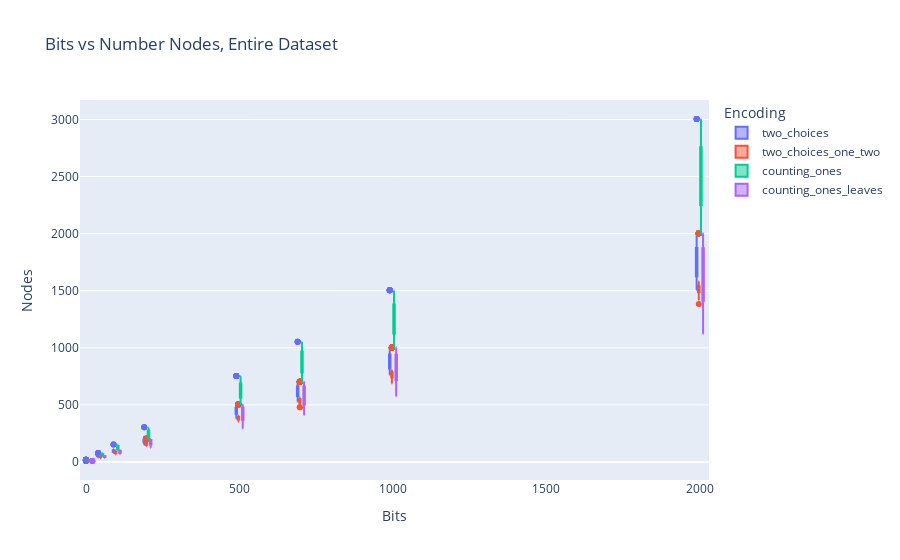
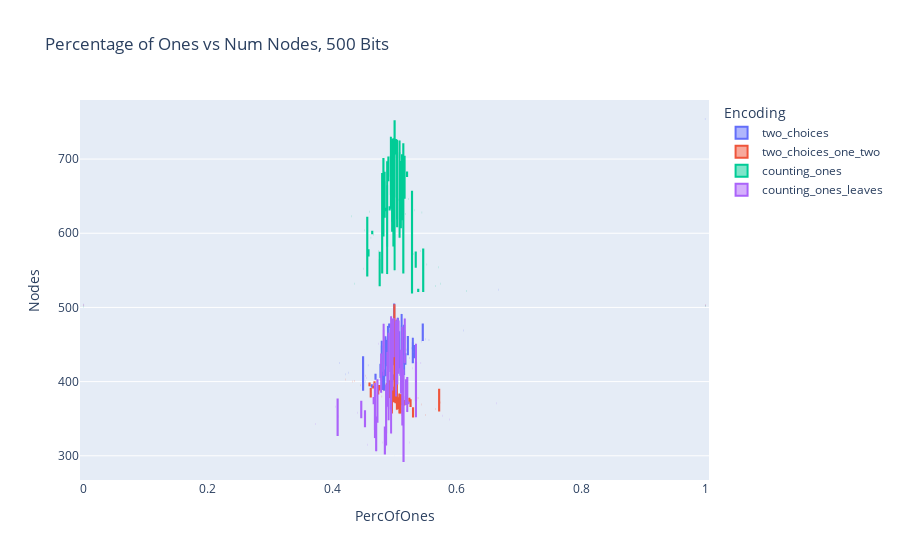

Write notebook code for charts like these, in order.
### Markdown cell above
#### 4. Reports

### Code cell
fig = px.box(df, x="Bits", y="Nodes", color="Encoding", 
             title="Bits vs Number Nodes, Entire Dataset")
fig.show()

df_500 = df[df['Bits'] == 500] # TODO probably need to work more on DB, there is too much data for 0.5 per of ones 
fig = px.box(df_500, x="PercOfOnes", y="Nodes", color="Encoding", 
             title="Percentage of Ones vs Num Nodes, 500 Bits")
fig.show()

### Figure 1 — Plotly figure (JSON) as saved in the notebook; plotly's stock layout.template omitted (floating-point values rounded to 4 significant figures; data arrays with more than 128 entries replaced by an {"elided": "..."} marker saying what was removed)
{"data": [{"alignmentgroup": "True", "hovertemplate": "Encoding=two_choices<br>Bits=%{x}<br>Nodes=%{y}<extra></extra>", "legendgroup": "two_choices", "marker": {"color": "#636efa"}, "name": "two_choices", "notched": false, "offsetgroup": "two_choices", "orientation": "v", "showlegend": true, "type": "box", "x": {"elided": "960 int values"}, "x0": " ", "xaxis": "x", "y": {"elided": "960 int values"}, "y0": " ", "yaxis": "y"}, {"alignmentgroup": "True", "hovertemplate": "Encoding=two_choices_one_two<br>Bits=%{x}<br>Nodes=%{y}<extra></extra>", "legendgroup": "two_choices_one_two", "marker": {"color": "#EF553B"}, "name": "two_choices_one_two", "notched": false, "offsetgroup": "two_choices_one_two", "orientation": "v", "showlegend": true, "type": "box", "x": {"elided": "960 int values"}, "x0": " ", "xaxis": "x", "y": {"elided": "960 int values"}, "y0": " ", "yaxis": "y"}, {"alignmentgroup": "True", "hovertemplate": "Encoding=counting_ones<br>Bits=%{x}<br>Nodes=%{y}<extra></extra>", "legendgroup": "counting_ones", "marker": {"color": "#00cc96"}, "name": "counting_ones", "notched": false, "offsetgroup": "counting_ones", "orientation": "v", "showlegend": true, "type": "box", "x": {"elided": "960 int values"}, "x0": " ", "xaxis": "x", "y": {"elided": "960 int values"}, "y0": " ", "yaxis": "y"}, {"alignmentgroup": "True", "hovertemplate": "Encoding=counting_ones_leaves<br>Bits=%{x}<br>Nodes=%{y}<extra></extra>", "legendgroup": "counting_ones_leaves", "marker": {"color": "#ab63fa"}, "name": "counting_ones_leaves", "notched": false, "offsetgroup": "counting_ones_leaves", "orientation": "v", "showlegend": true, "type": "box", "x": {"elided": "960 int values"}, "x0": " ", "xaxis": "x", "y": {"elided": "960 int values"}, "y0": " ", "yaxis": "y"}], "layout": {"boxmode": "group", "legend": {"title": {"text": "Encoding"}, "tracegroupgap": 0}, "title": {"text": "Bits vs Number Nodes, Entire Dataset"}, "xaxis": {"anchor": "y", "domain": [0, 1], "title": {"text": "Bits"}}, "yaxis": {"anchor": "x", "domain": [0, 1], "title": {"text": "Nodes"}}}}

### Figure 2 — Plotly figure (JSON) as saved in the notebook; plotly's stock layout.template omitted (floating-point values rounded to 4 significant figures)
{"data": [{"alignmentgroup": "True", "hovertemplate": "Encoding=two_choices<br>PercOfOnes=%{x}<br>Nodes=%{y}<extra></extra>", "legendgroup": "two_choices", "marker": {"color": "#636efa"}, "name": "two_choices", "notched": false, "offsetgroup": "two_choices", "orientation": "v", "showlegend": true, "type": "box", "x": [0.494, 0.518, 0.51, 0.528, 0.514, 0.482, 0.486, 0.522, 0.47, 0.47, 0.5, 0.5, 0.5, 0.5, 0.5, 0.5, 0.5, 0.5, 0.5, 0.5, 0.49, 0.5, 0.512, 0.498, 0.506, 0.504, 0.492, 0.492, 0.498, 0.494, 0.488, 0.498, 0.508, 0.486, 0.486, 0.516, 0.494, 0.516, 0.504, 0.48, 0.49, 0.49, 0.506, 0.546, 0.522, 0.498, 0.496, 0.504, 0.514, 0.506, 0.496, 0.478, 0.488, 0.49, 0.5, 0.53, 0.506, 0.498, 0.504, 0.478, 0.51, 0.502, 0.5, 0.52, 0.532, 0.498, 0.484, 0.48, 0.478, 0.48, 0.504, 0.486, 0.536, 0.508, 0.512, 0.464, 0.504, 0.532, 0.508, 0.518, 0.482, 0.454, 0.472, 0.55, 0.47, 0.516, 0.464, 0.504, 0.53, 0.45, 0.512, 0.458, 0.468, 0.53, 0.494, 0.484, 0.524, 0.556, 0.426, 0.5, 0.422, 0.544, 0.488, 0.546, 0.51, 0.668, 0.45, 0.612, 0.534, 0.412, 0, 1, 1, 1, 0, 1, 1, 1, 1, 0], "x0": " ", "xaxis": "x", "y": [413, 437, 434, 445, 437, 412, 409, 437, 410, 403, 504, 504, 504, 504, 504, 504, 504, 504, 504, 504, 475, 476, 491, 482, 486, 483, 477, 474, 476, 478, 456, 461, 468, 453, 461, 473, 461, 476, 472, 455, 439, 436, 453, 477, 460, 447, 441, 451, 459, 444, 427, 424, 422, 425, 431, 459, 453, 432, 437, 416, 433, 427, 427, 443, 448, 422, 415, 424, 405, 409, 422, 408, 434, 423, 426, 395, 425, 433, 418, 424, 390, 400, 381, 457, 407, 409, 393, 411, 430, 389, 419, 422, 391, 425, 425, 389, 432, 456, 412, 406, 410, 454, 422, 456, 408, 524, 433, 469, 429, 425, 504, 754, 754, 754, 504, 754, 754, 754, 754, 504], "y0": " ", "yaxis": "y"}, {"alignmentgroup": "True", "hovertemplate": "Encoding=two_choices_one_two<br>PercOfOnes=%{x}<br>Nodes=%{y}<extra></extra>", "legendgroup": "two_choices_one_two", "marker": {"color": "#EF553B"}, "name": "two_choices_one_two", "notched": false, "offsetgroup": "two_choices_one_two", "orientation": "v", "showlegend": true, "type": "box", "x": [0.46, 0.46, 0.506, 0.488, 0.516, 0.468, 0.524, 0.46, 0.478, 0.512, 0.5, 0.5, 0.5, 0.5, 0.5, 0.5, 0.5, 0.5, 0.5, 0.5, 0.496, 0.506, 0.5, 0.498, 0.492, 0.488, 0.496, 0.498, 0.504, 0.496, 0.506, 0.51, 0.504, 0.476, 0.51, 0.502, 0.504, 0.488, 0.512, 0.508, 0.53, 0.506, 0.51, 0.526, 0.51, 0.492, 0.498, 0.498, 0.514, 0.504, 0.49, 0.466, 0.486, 0.468, 0.498, 0.512, 0.506, 0.5, 0.504, 0.52, 0.55, 0.462, 0.476, 0.496, 0.474, 0.506, 0.492, 0.512, 0.534, 0.506, 0.462, 0.454, 0.512, 0.486, 0.518, 0.524, 0.53, 0.502, 0.51, 0.508, 0.466, 0.48, 0.476, 0.516, 0.502, 0.508, 0.496, 0.432, 0.494, 0.446, 0.502, 0.502, 0.526, 0.514, 0.538, 0.436, 0.572, 0.524, 0.482, 0.476, 0.544, 0.46, 0.474, 0.572, 0.574, 0.566, 0.5, 0.5, 0.508, 0.422, 1, 1, 0, 1, 1, 0, 0, 0, 0, 1], "x0": " ", "xaxis": "x", "y": [398, 397, 375, 391, 369, 395, 373, 394, 388, 372, 503, 503, 503, 503, 503, 503, 503, 503, 503, 503, 357, 379, 388, 386, 402, 395, 363, 393, 395, 397, 365, 357, 402, 388, 371, 371, 376, 397, 368, 357, 353, 363, 380, 367, 362, 378, 384, 374, 369, 362, 394, 393, 383, 399, 374, 372, 377, 372, 389, 361, 355, 380, 394, 383, 394, 372, 387, 376, 369, 375, 390, 408, 383, 383, 378, 378, 364, 381, 383, 384, 392, 380, 393, 374, 373, 379, 379, 400, 379, 395, 388, 381, 375, 379, 378, 401, 361, 374, 388, 394, 369, 396, 384, 389, 372, 363, 379, 401, 375, 403, 503, 503, 503, 503, 503, 503, 503, 503, 503, 503], "y0": " ", "yaxis": "y"}, {"alignmentgroup": "True", "hovertemplate": "Encoding=counting_ones<br>PercOfOnes=%{x}<br>Nodes=%{y}<extra></extra>", "legendgroup": "counting_ones", "marker": {"color": "#00cc96"}, "name": "counting_ones", "notched": false, "offsetgroup": "counting_ones", "orientation": "v", "showlegend": true, "type": "box", "x": [0.488, 0.532, 0.46, 0.494, 0.486, 0.512, 0.492, 0.518, 0.488, 0.456, 0.5, 0.5, 0.5, 0.5, 0.5, 0.5, 0.5, 0.5, 0.5, 0.5, 0.514, 0.504, 0.502, 0.496, 0.494, 0.508, 0.498, 0.504, 0.496, 0.502, 0.488, 0.494, 0.51, 0.49, 0.516, 0.502, 0.482, 0.512, 0.494, 0.49, 0.498, 0.484, 0.5, 0.52, 0.49, 0.52, 0.496, 0.496, 0.48, 0.494, 0.5, 0.508, 0.522, 0.494, 0.506, 0.498, 0.516, 0.498, 0.528, 0.5, 0.43, 0.498, 0.486, 0.484, 0.496, 0.544, 0.498, 0.504, 0.492, 0.484, 0.466, 0.462, 0.51, 0.508, 0.464, 0.482, 0.452, 0.464, 0.496, 0.504, 0.498, 0.458, 0.476, 0.542, 0.53, 0.546, 0.534, 0.474, 0.5, 0.458, 0.45, 0.534, 0.488, 0.514, 0.5, 0.48, 0.552, 0.57, 0.456, 0.5, 0.616, 0.436, 0.574, 0.538, 0.476, 0.566, 0.546, 0.528, 0.538, 0.476, 0, 0, 1, 0, 1, 1, 0, 0, 0, 1], "x0": " ", "xaxis": "x", "y": [630, 631, 629, 633, 633, 619, 635, 626, 621, 621, 751, 751, 751, 751, 751, 751, 751, 751, 751, 751, 720, 721, 727, 727, 730, 725, 728, 726, 723, 722, 697, 703, 696, 703, 703, 706, 700, 705, 694, 700, 679, 683, 672, 677, 670, 682, 668, 670, 680, 681, 651, 656, 646, 653, 645, 655, 648, 648, 656, 648, 623, 624, 631, 621, 617, 628, 629, 632, 632, 626, 598, 594, 608, 594, 600, 597, 604, 602, 602, 608, 582, 577, 575, 576, 572, 578, 574, 576, 581, 570, 552, 555, 545, 547, 550, 547, 558, 554, 543, 552, 522, 532, 532, 524, 530, 529, 522, 520, 522, 530, 501, 501, 502, 501, 502, 502, 501, 501, 501, 502], "y0": " ", "yaxis": "y"}, {"alignmentgroup": "True", "hovertemplate": "Encoding=counting_ones_leaves<br>PercOfOnes=%{x}<br>Nodes=%{y}<extra></extra>", "legendgroup": "counting_ones_leaves", "marker": {"color": "#ab63fa"}, "name": "counting_ones_leaves", "notched": false, "offsetgroup": "counting_ones_leaves", "orientation": "v", "showlegend": true, "type": "box", "x": [0.496, 0.542, 0.486, 0.472, 0.534, 0.476, 0.488, 0.504, 0.52, 0.52, 0.5, 0.5, 0.5, 0.5, 0.5, 0.5, 0.5, 0.5, 0.5, 0.5, 0.506, 0.498, 0.494, 0.482, 0.504, 0.516, 0.502, 0.496, 0.498, 0.496, 0.502, 0.482, 0.492, 0.492, 0.49, 0.494, 0.512, 0.496, 0.516, 0.504, 0.53, 0.488, 0.474, 0.498, 0.482, 0.516, 0.498, 0.534, 0.51, 0.478, 0.516, 0.478, 0.506, 0.482, 0.51, 0.516, 0.528, 0.496, 0.478, 0.514, 0.486, 0.512, 0.468, 0.51, 0.518, 0.494, 0.534, 0.49, 0.52, 0.454, 0.518, 0.502, 0.468, 0.466, 0.52, 0.522, 0.488, 0.488, 0.466, 0.522, 0.478, 0.446, 0.47, 0.49, 0.452, 0.534, 0.408, 0.512, 0.44, 0.472, 0.486, 0.576, 0.494, 0.41, 0.468, 0.452, 0.47, 0.588, 0.48, 0.404, 0.408, 0.456, 0.514, 0.446, 0.484, 0.372, 0.47, 0.664, 0.524, 0.484, 0, 0, 0, 1, 0, 0, 0, 1, 0, 1], "x0": " ", "xaxis": "x", "y": [388, 425, 384, 402, 398, 403, 385, 396, 404, 396, 503, 503, 503, 503, 503, 503, 503, 503, 503, 503, 481, 484, 488, 478, 485, 485, 482, 483, 485, 483, 464, 459, 460, 460, 466, 465, 474, 450, 462, 465, 440, 440, 451, 436, 442, 439, 433, 451, 443, 438, 426, 420, 412, 408, 402, 426, 418, 402, 421, 415, 396, 398, 398, 384, 402, 398, 400, 411, 406, 405, 370, 380, 373, 371, 359, 371, 366, 374, 378, 372, 385, 373, 353, 348, 360, 352, 376, 341, 358, 346, 314, 354, 330, 353, 324, 340, 315, 349, 318, 366, 328, 315, 293, 352, 338, 343, 306, 371, 318, 303, 503, 503, 503, 503, 503, 503, 503, 503, 503, 503], "y0": " ", "yaxis": "y"}], "layout": {"boxmode": "group", "legend": {"title": {"text": "Encoding"}, "tracegroupgap": 0}, "title": {"text": "Percentage of Ones vs Num Nodes, 500 Bits"}, "xaxis": {"anchor": "y", "domain": [0, 1], "title": {"text": "PercOfOnes"}}, "yaxis": {"anchor": "x", "domain": [0, 1], "title": {"text": "Nodes"}}}}
